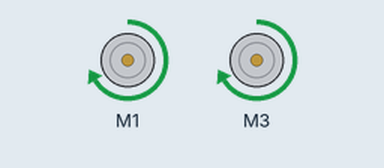
Recording of a sketch running on a simulated Arduino Uno, built with avr-gcc and run on an emulated ATmega328P. Shown: 2 × DC motor (green arrow = forward, orange = backward, longer = faster).

Above: at 1.0 s.
At 3.5 s:
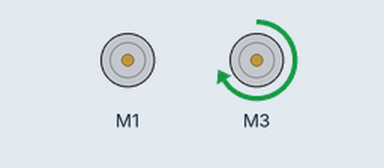
At 4.5 s:
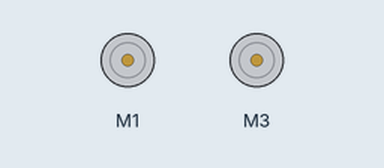
Timing chart, 0 to 6.5 s (numbered marks = the images above):
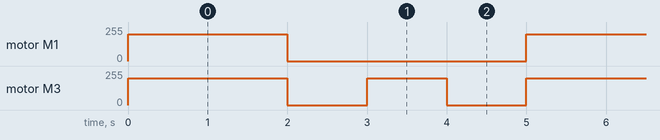

Measured:
- by itself, motor M1: alternates forward 200/255 for 2.0 s and stopped for 3.0 s
- by itself, motor M3: repeats every 5.0 s: stopped 1.0 s, forward 200/255 1.0 s, stopped 1.0 s, forward 200/255 2.0 s

The sketch:

squareloop.ino
```cpp
#include <AFMotor.h>

// Define motors
AF_DCMotor motor1(1); // Left motor (M1)
AF_DCMotor motor3(3); // Right motor (M3)

void setup() {
  Serial.begin(9600);

  // Set motor speed (0-255)
  motor1.setSpeed(200);
  motor3.setSpeed(200);
}

void loop() {
  for (int i = 0; i < 4; i++) { // Repeat 4 times to form a square
    moveForward(2000); // Move forward for 2 seconds
    rest(1000); // Rest for 1 second
    turnLeft(1000); // Turn left for 1 second
    rest(1000); // Rest for 1 second
  }
}

// Move both motors forward
void moveForward(int duration) {
  motor1.run(FORWARD);
  motor3.run(FORWARD);
  delay(duration);
}

// Rest (stop both motors)
void rest(int duration) {
  motor1.run(RELEASE);
  motor3.run(RELEASE);
  delay(duration);
}

// Turn left (stop left motor, right motor moves)
void turnLeft(int duration) {
  motor1.run(RELEASE); // Stop left motor
  motor3.run(FORWARD); // Right motor moves
  delay(duration);
}
```
